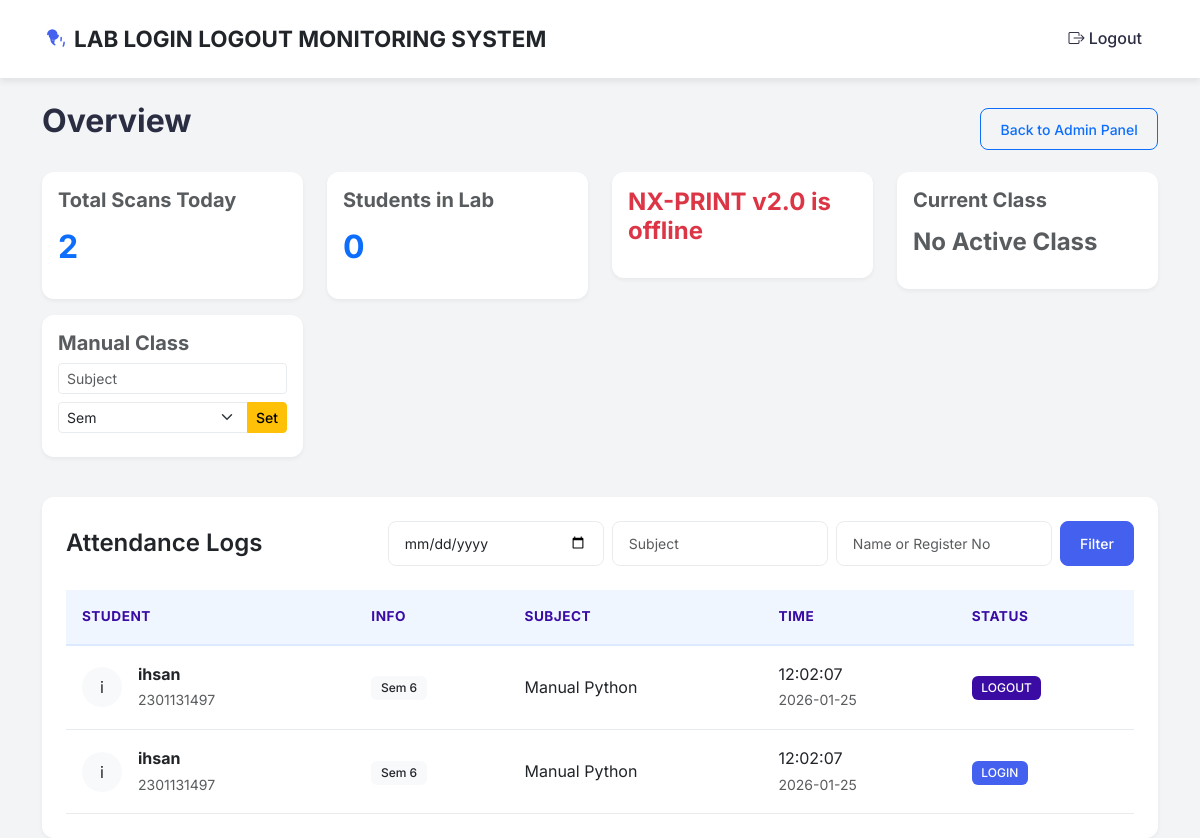
Screenshot of /dashboard (signed in) with the database file from the repository.
### database.py (models this page shows, shortened)
class Attendance(db.Model):
    id = db.Column(db.Integer, primary_key=True)
    student_id = db.Column(db.Integer, db.ForeignKey('student.id'), nullable=False)
    timestamp = db.Column(db.DateTime, default=datetime.now)
    status = db.Column(db.String(20), nullable=False) # LOGIN or LOGOUT
    subject = db.Column(db.String(100), nullable=False) # Subject name at time of scan
    student = db.relationship('Student', backref=db.backref('attendance_records', lazy=True, cascade="all, delete-orphan"))

class Student(db.Model):
    id = db.Column(db.Integer, primary_key=True)
    name = db.Column(db.String(100), nullable=False)
    roll_no = db.Column(db.String(20), unique=True, nullable=False)
    semester = db.Column(db.String(10), nullable=False, default="1") # Added Semantic
    fingerprint_id = db.Column(db.Integer, unique=True, nullable=False)

### app.py (the view, shortened to what this page needs)
@app.route('/dashboard')
def public_dashboard():
    date_filter = request.args.get('date')
    subject_filter = request.args.get('subject')
    search_query = request.args.get('search')
    query = Attendance.query.join(Student)
    if subject_filter:
        query = query.filter(Attendance.subject.ilike(f"%{subject_filter}%"))
    if not (date_filter or subject_filter or search_query):
        recent_logs = query.order_by(Attendance.timestamp.desc()).limit(50).all()
        latest_global = Attendance.query.order_by(Attendance.id.desc()).first()
        last_id = latest_global.id if latest_global else 0
    else:
        recent_logs = query.order_by(Attendance.timestamp.desc()).all()
        latest_global = Attendance.query.order_by(Attendance.id.desc()).first()
        last_id = latest_global.id if latest_global else 0
    active_count = get_active_student_count()
    current_classes = get_all_current_classes()
    return render_template('dashboard.html', logs=recent_logs, active_count=active_count, last_id=last_id, current_classes=current_classes)

### app.py (called while the page is built)
@login_manager.user_loader
def load_user(user_id):
    return Admin.query.get(int(user_id))

@app.context_processor
def inject_device_status():
    is_connected = (time.time() - last_heartbeat_time) < 5
    return dict(is_device_connected=is_connected, manual_class=manual_class_status)

def get_active_student_count():
    today_start = datetime.combine(date.today(), datetime.min.time())
    subquery = db.session.query(
        Attendance.student_id,
        func.max(Attendance.timestamp).label('max_time')
    ).filter(Attendance.timestamp >= today_start).group_by(Attendance.student_id).subquery()
    count = db.session.query(Attendance).join(
        subquery,
        (Attendance.student_id == subquery.c.student_id) &
        (Attendance.timestamp == subquery.c.max_time)
    ).filter(Attendance.status == 'LOGIN').count()
    return count
    return count

def get_all_current_classes():
    now = datetime.now()
    current_day = calendar.day_name[now.weekday()] # e.g., "Monday"
    current_time = now.strftime("%H:%M") # e.g., "09:30"
    classes = Timetable.query.filter(
        Timetable.day == current_day,
        Timetable.start_time <= current_time,
        Timetable.end_time >= current_time
    ).all()
    return classes

@app.context_processor
def inject_manual_status():
    return dict(manual_session=manual_session)

### templates/dashboard.html (shortened to what this page needs)
{% extends 'base.html' %}
{% block content %}
<div class="row mb-4">
    <div class="col-md-12">
        <div class="d-flex justify-content-between align-items-center mb-3">
            <h2>Overview</h2>
            {% if current_user.is_authenticated %}
            <div>
                <a href="{{ url_for('admin_dashboard') }}" class="btn btn-outline-primary btn-sm">
                    Back to Admin Panel
                </a>
            </div>
            {% endif %}
        </div>
        <div class="row">
            <div class="col-md-3">
                <div class="card p-3 mb-3">
                    <h5 class="text-muted">Total Scans Today</h5>
                    <h2 class="fw-bold text-primary">{{ logs|length }}</h2>
                </div>
            </div>
            <div class="col-md-3">
                <div class="card p-3 mb-3">
                    <h5 class="text-muted">Students in Lab</h5>
                    <h2 class="fw-bold text-primary">{{ active_count }}</h2>
                </div>
            </div>
            <div class="col-md-3">
                <div class="card p-3 mb-3 border-primary">
                    {% if is_device_connected %}
                    <div class="d-flex align-items-center justify-content-center">
                        <h4 class="fw-bold text-success mb-0" id="lcd-status">Online</h4>
                        <div class="fingerprint-wrapper" id="fingerprint-anim">
                            <i class="bi bi-fingerprint fingerprint-icon fingerprint-neutral"></i>
                            <i class="bi bi-x-circle-fill error-badge"></i>
                            <i class="bi bi-check-circle-fill success-badge"></i>
                        </div>
                    </div>
                    {% else %}
                    <h4 class="fw-bold text-danger" id="lcd-status">NX-PRINT v2.0 is offline</h4>
                    {% endif %}
                </div>
            </div>
            <div class="col-md-3">
                <div class="card p-3 mb-3">
                    <h5 class="text-muted">Current Class</h5>
                    {% if manual_session.active and manual_session.semester %}
                    <div class="alert alert-warning p-2 mb-2">
                        <i class="bi bi-exclamation-triangle-fill"></i> Manual Override
                    </div>
                    <div class="mb-1 border-bottom pb-1">
                        <h6 class="fw-bold text-primary mb-0" style="font-size: 1rem;">{{ manual_session.subject }}</h6>
                        <small class="text-muted" style="font-size: 0.8rem;">Sem {{ manual_session.semester }} | {{
                            manual_session.lab_name }}</small>
                    </div>
                    {% else %}
                    <h4 class="fw-bold text-muted">No Active Class</h4>
                    {% endif %}
                </div>
            </div>
            {% if current_user.is_authenticated %}
            <div class="col-md-3">
                <div class="card p-3 mb-3 border-warning">
                    <h5 class="text-muted mb-2">Manual Class</h5>
                    {% if manual_session.active %}
                    <div class="d-grid">
                        <button onclick="stopManualSession()" class="btn btn-danger btn-sm">End Manual Session</button>
                    </div>
                    {% else %}
                    <form id="manualSessionForm" onsubmit="startManualSession(event)">
                        <div class="input-group input-group-sm mb-2">
                            <input type="text" class="form-control" id="manualSubject" placeholder="Subject" required>
                        </div>
                        <div class="input-group input-group-sm mb-2">
                            <select class="form-select" id="manualSemester" required>
                                <option value="" disabled selected>Sem</option>
                            </select>
                            <button class="btn btn-warning" type="submit">Set</button>
                        </div>
                    </form>
                    {% endif %}
                </div>
            </div>
            {% endif %}
        </div>
    </div>
</div>
<div class="row">
    <div class="col-md-12">
        <div class="card p-4">
            <div class="d-flex justify-content-between align-items-center mb-4">
                <h4 class="card-title mb-0">Attendance Logs</h4>
                <form method="GET" action="{{ url_for('public_dashboard') }}" class="d-flex gap-2">
                    <input type="date" class="form-control form-control-sm" name="date"
                        value="{{ request.args.get('date', '') }}" placeholder="Date">
                    <input type="text" class="form-control form-control-sm" name="subject"
                        value="{{ request.args.get('subject', '') }}" placeholder="Subject">
                    <input type="text" class="form-control form-control-sm" name="search"
                        value="{{ request.args.get('search', '') }}" placeholder="Name or Register No">
                    <button type="submit" class="btn btn-primary btn-sm">Filter</button>
                </form>
            </div>
            <div class="table-responsive">
                <table class="table table-hover align-middle">
                    <thead>
                        <tr>
                            <th>Student</th>
                            <th>Info</th>
                            <th>Subject</th>
                            <th>Time</th>
                            <th>Status</th>
                        </tr>
                    </thead>
                    <tbody>
                        {% for log in logs %}
                        <tr>
                            <td>
                                <div class="d-flex align-items-center">
                                    <div class="avatar bg-light rounded-circle p-2 me-3 text-center"
                                        style="width: 40px; height: 40px;">
                                        {{ log.student.name[0] }}
                                    </div>
                                    <div>
                                        <div class="fw-bold">{{ log.student.name }}</div>
                                        <small class="text-muted">{{ log.student.roll_no }}</small>
                                    </div>
                                </div>
                            </td>
                            <td><span class="badge bg-light text-dark">Sem {{ log.student.semester }}</span></td>
                            <td>{{ log.subject }}</td>
                            <td>{{ log.timestamp.strftime('%H:%M:%S') }} <br> <small class="text-muted">{{
                                    log.timestamp.strftime('%Y-%m-%d') }}</small></td>
                            <td>
                                {% if log.status == 'LOGIN' %}
                                <span class="badge" style="background-color: var(--primary); color: white;">LOGIN</span>
                                {% else %}
                                <span class="badge"
                                    style="background-color: var(--primary-dark); color: white;">LOGOUT</span>
                                {% endif %}
                            </td>
                        </tr>
                        {% else %}
                        <tr>
                            <td colspan="5" class="text-center text-muted py-4">No recent attendance records found.</td>
                        </tr>
                        {% endfor %}
                    </tbody>
                </table>
            </div>
        </div>
    </div>
</div>
{% endblock %}

### static/css/style.css (style rules this page uses)
:root { --primary: #4361ee; --primary-dark: #3a0ca3; --secondary: #4cc9f0; --success: #2ec4b6; --warning: #ffbe0b; --danger: #e63946; --dark: #2b2d42; --light: #f8f9fa; --surface: #ffffff; --border: #e9ecef; --text-main: #2b2d42; --text-muted: #8d99ae; --shadow-sm: 0 2px 4px rgba(0, 0, 0, 0.05); --shadow-md: 0 4px 6px rgba(0, 0, 0, 0.07); --shadow-lg: 0 10px 15px rgba(0, 0, 0, 0.1); --radius: 12px; }
body { font-family: 'Inter', system-ui, -apple-system, sans-serif; color: var(--text-main); background-color: #f3f4f6; line-height: 1.6; }
h1, h2, h3, h4, h5, h6 { font-weight: 700; color: var(--dark); margin-bottom: 1rem; }
.card { background: var(--surface); border: none; border-radius: var(--radius); box-shadow: var(--shadow-sm); transition: transform 0.2s ease, box-shadow 0.2s ease; overflow: hidden; }
.card-title { font-weight: 600; margin-bottom: 0.5rem; }
.btn { padding: 0.6rem 1.2rem; font-weight: 500; border-radius: 8px; transition: all 0.2s; }
.btn-primary { background-color: var(--primary); border-color: var(--primary); }
.table { margin-bottom: 0; }
.table thead th { background-color: #eff6ff; border-bottom: 2px solid #dbeafe; color: var(--primary-dark); font-size: 0.85rem; text-transform: uppercase; letter-spacing: 0.5px; font-weight: 700; padding: 1rem; }
.table tbody td { padding: 1rem; vertical-align: middle; border-bottom: 1px solid var(--border); }
.form-control, .form-select { border-radius: 8px; border: 1px solid var(--border); padding: 0.7rem 1rem; box-shadow: none; transition: border-color 0.2s; }
.badge { padding: 0.5em 0.8em; font-weight: 500; border-radius: 6px; }

### templates/base.html (style rules this page uses)
body { animation: fadeIn 0.6s ease-out; }

### rows the page displays
Attendance: student "i", student.name "ihsan", student.roll_no "2301131497", student.semester "6", subject "Manual Python", timestamp "12:02:07", timestamp "2026-01-25", status "LOGOUT"
Attendance: student "i", student.name "ihsan", student.roll_no "2301131497", student.semester "6", subject "Manual Python", timestamp "12:02:07", timestamp "2026-01-25", status "LOGIN"

### other values shown
{{ logs|length }} "2"
{{ active_count }} "0"
